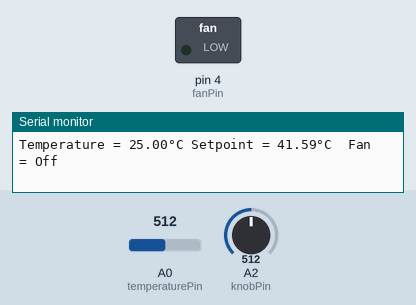
Recording of a sketch running on a simulated Arduino Uno, built with avr-gcc and run on an emulated ATmega328P. Shown: switched loads named in the sketch (green lamp = pin HIGH), the last lines printed to the serial monitor. Inputs (shaded band) come from the test bench; at power-on: A0 (temperaturePin) = 512, A2 (knobPin) = 512.

Above: at 1.2 s.
1.3 s: A0 (temperaturePin) set to 347
3.2 s: A0 (temperaturePin) set to 326
At 4.5 s:
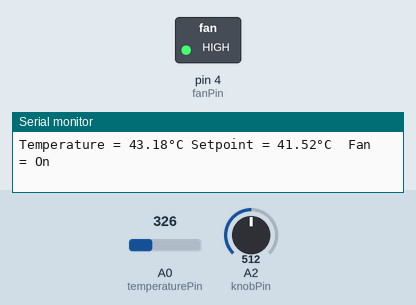
5.5 s: A0 (temperaturePin) set to 511
At 6.5 s:
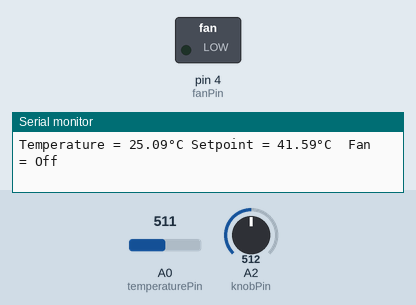
7.5 s: A0 (temperaturePin) set to 306
At 8.4 s:
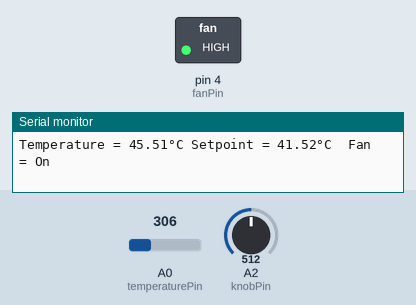
Timing chart, 0 to 10.5 s (numbered marks = the images above; inputs shaded):
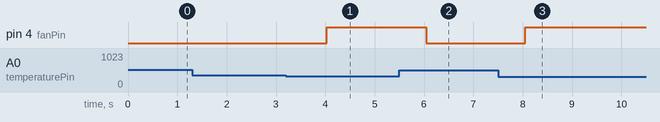

Measured:
- the behaviour switches between 341 and 340 on A0 (temperaturePin) (found by bisection; images 0 and 1)
- after the input at 3.2 s, pin 4 (fanPin): LOW → HIGH after 0.83 s
- after the input at 5.5 s, pin 4 (fanPin): HIGH → LOW after 0.54 s
- after the input at 7.5 s, pin 4 (fanPin): LOW → HIGH after 0.55 s

The sketch:

readTemp.ino
```cpp
int temperaturePin = A0;

int knobPin = A2;

int fanPin = 4;

void setup() {

  pinMode(fanPin, OUTPUT);

  Serial.begin(9600);
}

void loop() {

//  int temperature_analog_avg = analogRead(temperaturePin);

  int temperature_analog_avg = read_temp_avg(temperaturePin, 20);

  float temperature_resistance_ohms = calculate_resistance(temperature_analog_avg, 10000.0, 5.0);


  float temperature_C = calculate_temperature_C(temperature_resistance_ohms);

  int knob_analog_avg = read_temp_avg(knobPin, 20);

  float setpoint_C = knob2temp_C(knob_analog_avg);

  bool fanState = (temperature_C > setpoint_C);

  String fanString = "Off";
  if(fanState){
    fanString = "On";
  }

  Serial.print("Temperature = ");
  Serial.print(temperature_C);
  Serial.write(0xC2);
  Serial.write(0xB0);
  Serial.print("C ");

  Serial.print("Setpoint = ");
  Serial.print(setpoint_C);
  Serial.write(0xC2);
  Serial.write(0xB0);
  Serial.print("C");

  Serial.print("  Fan = ");
  Serial.print(fanString);
  Serial.println();

  digitalWrite(fanPin, fanState);

  delay(1000);

}

int read_temp_avg(int pin, int samples){
    int T_avg ;

    for (int i = 1; i<=samples; i++){
      T_avg += analogRead(pin);
    }

    T_avg /= samples;

    return T_avg;
}

float calculate_resistance(int temp_analog, float series_resistance_ohms, float V_in){
  float resolution_conversion = 0.0048828125;

  float temp_resistance = (resolution_conversion*series_resistance_ohms*(float)temp_analog)/(V_in-(resolution_conversion*(float)temp_analog));

  return temp_resistance;


}

float calculate_temperature_C(float temp_resistance){

  float temp_C = (1/(((0.003354016434681)-((0.0002531645569620253)*log(10000)))+((0.0002531645569620253)*log(temp_resistance))))-273.15;

  return temp_C;

}

float knob2temp_C(int temp_analog){
  float temp_min = 20;
  float temp_max = 36;

  float set_temp_C = temp_min + ((temp_max - temp_min)/1024)*temp_analog;
  return set_temp_C;
}
```
